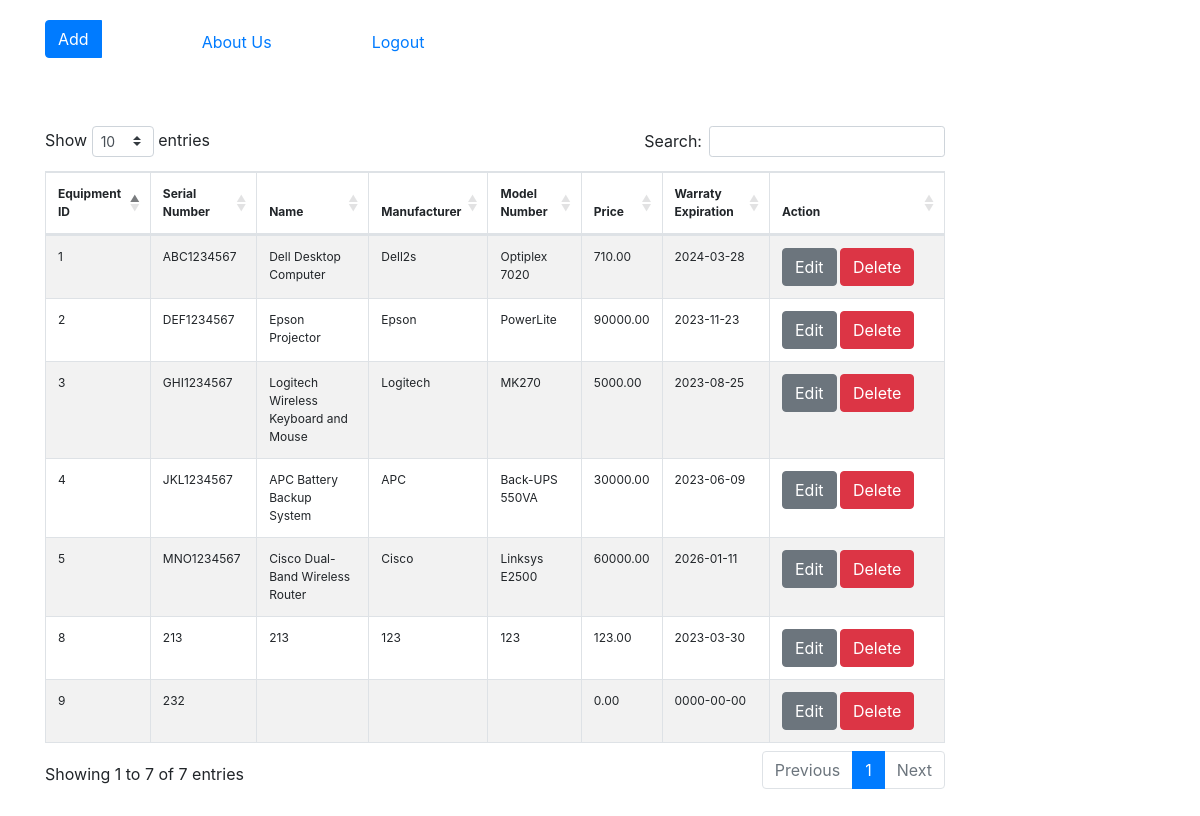
/php/index.php (signed in), run on the app's committed database.
### tables this page shows
CREATE TABLE `equipment` (
  `equip_id` int(11) NOT NULL,
  `name` varchar(255) DEFAULT NULL,
  `manufacturer` varchar(255) DEFAULT NULL,
  `model_num` varchar(50) DEFAULT NULL,
  `serial_num` varchar(50) DEFAULT NULL,
  `price` float(11,2) DEFAULT NULL,
  `warranty_exp` date DEFAULT NULL
);

### php/index.php (the view, shortened to what this page needs)
<?php
include "config.php";
?>
<!DOCTYPE html>
<html lang="en">
<head>
    <link rel="stylesheet" href="../css/style.css">
    <link rel="stylesheet" href="https://cdnjs.cloudflare.com/ajax/libs/twitter-bootstrap/4.5.2/css/bootstrap.css">
    <link rel="stylesheet" href="https://cdn.datatables.net/1.13.4/css/dataTables.bootstrap4.min.css">
</head>
<body>
    <div class="container">
        <div class="btn-group" role="group" aria-label="Basic example" style="margin:0;padding-top:20px">
            <button type="button" class="btn btn-primary" data-toggle="modal" data-target="#addModal">Add</button>
            <a href="about.php" style="margin-left: 100px;margin-top:10px;">About Us</a>
            <a href="?logout" style="margin-left: 100px;margin-top:10px;">Logout</a>
        </div>
        <div class="content">
            <table id="example" class="table table-striped table-bordered">
                <thead>
                    <tr>
                        <th>Equipment ID</th>
                        <th>Serial Number</th>
                        <th>Name</th>
                        <th>Manufacturer</th>
                        <th>Model Number</th>
                        <th>Price</th>
                        <th>Warraty Expiration</th>
                        <th>Action</th>
                    </tr>
                </thead>
                <tbody>
                    <?php
                    $query = "SELECT * FROM equipment";
                    $result = $mysql->query($query);
                    if (mysqli_num_rows($result) > 0) :
                        while ($row = $result->fetch_assoc()) :
                    ?>
                            <tr>
                                <td><?= $row['equip_id'] ?></td>
                                <td><?= $row['serial_num'] ?></td>
                                <td><?= $row['name'] ?></td>
                                <td><?= $row['manufacturer'] ?></td>
                                <td><?= $row['model_num'] ?></td>
                                <td><?= $row['price'] ?></td>
                                <td><?= $row['warranty_exp'] ?></td>
                                <td style="width:150px">
                                    <button type="button" class="btn btn-secondary" data-toggle="modal" data-target="#editModal" onclick="editBTN(this)">Edit</button>
                                    <button type="button" class="btn btn-danger" data-toggle="modal" data-target="#deleteModal" onclick="delBTN(this)">Delete</button>
                                </td>
                            </tr>
                    <?php
                        endwhile;
                    endif;
                    ?>
                </tbody>
            </table>
        </div>
    </div>
</body>
</html>

### css/style.css (style rules this page uses)
* { padding: 0; margin: 0; box-sizing: border-box; }
.content { height: 100vh; display: grid; place-items: center; width: 900px; }
#example { font-size: 12px; height: 200px; overflow: scroll; }

### data on the page
equipment: equip_id "1", serial_num "ABC1234567", name "Dell Desktop Computer", manufacturer "Dell2s", model_num "Optiplex 7020", price "710.00", warranty_exp "2024-03-28"
equipment: equip_id "2", serial_num "DEF1234567", name "Epson Projector", manufacturer "Epson", model_num "PowerLite", price "90000.00", warranty_exp "2023-11-23"
equipment: equip_id "3", serial_num "GHI1234567", name "Logitech Wireless Keyboard and Mouse", manufacturer "Logitech", model_num "MK270", price "5000.00", warranty_exp "2023-08-25"
equipment: equip_id "4", serial_num "JKL1234567", name "APC Battery Backup System", manufacturer "APC", model_num "Back-UPS 550VA", price "30000.00", warranty_exp "2023-06-09"
equipment: equip_id "5", serial_num "MNO1234567", name "Cisco Dual-Band Wireless Router", manufacturer "Cisco", model_num "Linksys E2500", price "60000.00", warranty_exp "2026-01-11"
equipment: equip_id "8", serial_num "213", name "213", manufacturer "123", model_num "123", price "123.00", warranty_exp "2023-03-30"
equipment: equip_id "9", serial_num "232", price "0.00", warranty_exp "0000-00-00"
